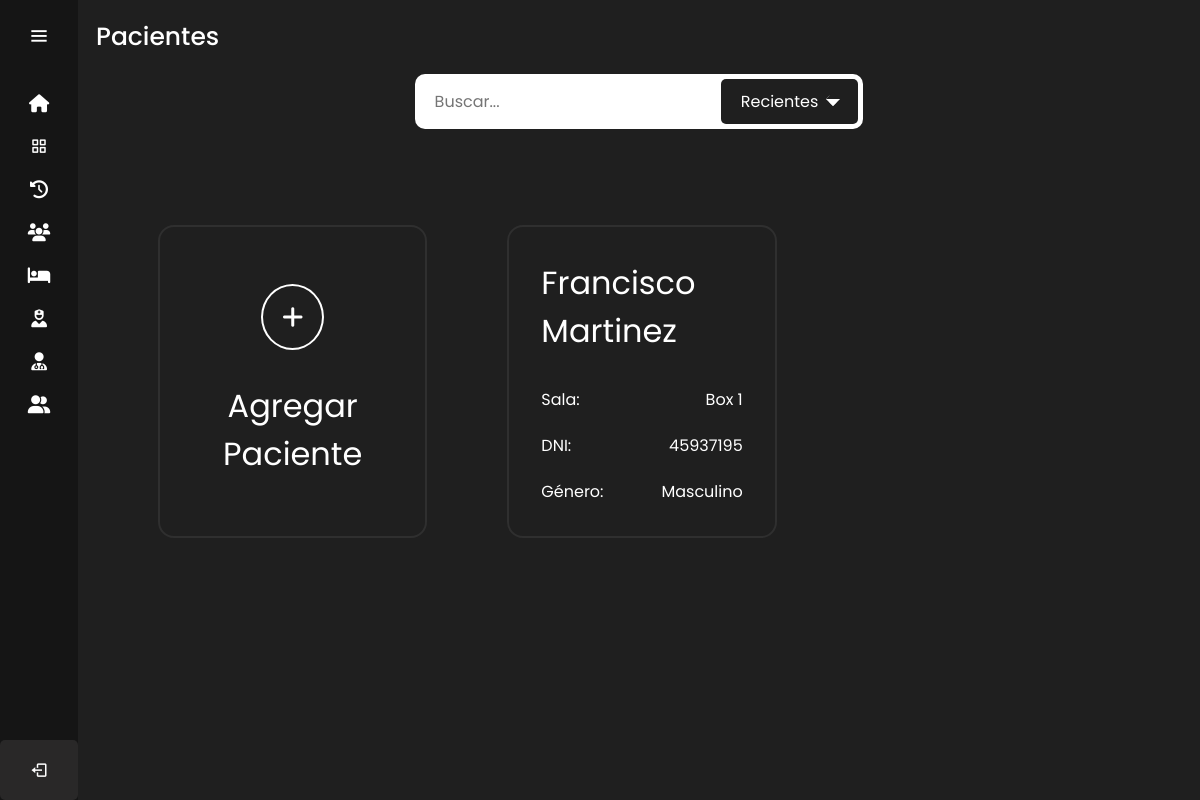
/pacientes/ (signed in), run on the app's committed database.
### sitio/models.py (models this page shows)
class Paciente(models.Model):
    DNI = models.CharField(max_length=8)
    nombre = models.CharField(max_length=255)
    apellido = models.CharField(max_length=255)
    direccion = models.TextField()
    email = models.EmailField()
    obra_social=models.CharField(max_length=30)
    fecha_nacimiento=models.DateField(null=True)
    genero=models.CharField(max_length=12, default='masculino')
    telefono = models.CharField(max_length=12)  # Puedes ajustar el patrón de validación según tu necesidad
    alergia = models.CharField(max_length=255, blank=True, default='No',null=True)
    enfermedad_cronica = models.CharField(max_length=255, blank=True, default='No',null=True)
    tratamiento_medico = models.CharField(max_length=255, blank=True, default='No',null=True)
    enfermedades_o_cirugias = models.TextField(max_length=255, blank=True, default='No',null=True)
    enfermero=models.ForeignKey(Enfermeros,on_delete=models.SET_DEFAULT,null=True , default=None, blank=True)
    internado=models.CharField(max_length=2, default='No')
    sala=models.ForeignKey(Salas,on_delete=models.SET_DEFAULT,null=True , default=None, blank=True)

class Salas(models.Model):
    nombre=models.CharField(max_length=50)
    tipo_sala=models.CharField(max_length=50)

### sitio/views.py (the view)
# urls.py: path('pacientes/', login_required(views.pacientes),name ='paciente'),
@user_passes_test(is_medico_admin_o_enfermero)
def pacientes (request):
    pacientess = Paciente.objects.all()
    return render(request, 'pacientes.html',{'pacientes':pacientess})

### sitio/views.py (called while the page is built)
def is_medico_admin_o_enfermero(user):
    return (
        user.groups.filter(name='Médico').exists() or
        user.groups.filter(name='Enfermero').exists() or
        user.groups.filter(name='ADMIN').exists()
    )

### sitio/templates/pacientes.html (shortened to what this page needs)
{% extends 'layouts/nav.html' %} {% load static %} {% block content %}
<head>
  <link rel="stylesheet" href="{% static '/styles/pacientes_medicos_enfermeros_styles.css' %}" />
  <link
    rel="stylesheet"
    href="https://use.fontawesome.com/releases/v5.15.4/css/all.css"
  />
</head>
<div class="text">Pacientes</div>
<div class="container_filtros_busqueda">
  <div class="filtros_busqueda">
      <form action="#">
          <div class="input_box">
              <input type="text" placeholder="Buscar..." required>
              <div class="selection"><p>Recientes</p><span></span></div>
          </div>
      </form>
  </div>
</div>
<div class="container_pacientes_medicos_enfermeros">
  <a href="/agregar_paciente" class="agregar_paciente_medico_enfermero">
    <div class="icon_agregar_paciente_medico_enfermero"><i class="fa-solid fa-plus"></i></div>
    <div class="title_paciente_medico_enfermero">Agregar Paciente</div>
  </a>
  {% for paciente in pacientes %}
  <a href="{% url 'perfil_paciente' paciente.id %}" class="paciente_medico_enfermero">
      <div class="title_paciente_medico_enfermero">{{ paciente.nombre }} {{ paciente.apellido }}</div>
      <div class="extra_info_paciente_medico_enfermero">
        <div class="flex_info">
          <p>Sala: </p>
          <p>{{ paciente.sala.nombre }}</p>
        </div>
        <div class="flex_info">
          <p>DNI: </p>
          <p>{{ paciente.DNI }}</p>
        </div>
        <div class="flex_info">
          <p>Género: </p>
          <p>{{ paciente.genero }}</p>
        </div>
      </div>
  </a>
  {% endfor %}
</div>
{% endblock %}

### sitio/static/Styles/nav_styles.css (style rules this page uses)
body { position: relative; }
:root { --color-default:#151515; --color-second:#292828; --color-white:#fff; --color-body:#1F1F1F; --color-light:#e0e0e0; --color-text:#fff; }
* { padding: 0%; margin: 0%; box-sizing: border-box; font-family: 'Poppins', sans-serif; }
body { min-height: 100vh; }
.home-section .text { display: inline-block; color:var(--color-text); font-size: 25px; font-weight: 500; margin: 18px; }

### sitio/static/Styles/pacientes_medicos_enfermeros_styles.css (style rules this page uses)
.filtros_busqueda { background-color: #fff; border-radius: 10px; padding: 5px; width: 40%; margin: 0 auto 2em; }
.filtros_busqueda form .input_box { width: 100%; display: flex; align-items: center; position: relative; }
.filtros_busqueda form .input_box input { width: 100%; font-size: 1em; padding: 10px 15px; border: none; outline: none; }
.filtros_busqueda form .selection { background-color: #1f1f1f; padding: 10px 20px; border-radius: 5px; cursor: pointer; display: flex; align-items: center; }
.filtros_busqueda form .selection p { font-size: 1em; color: #fff; }
.filtros_busqueda form .selection span { border-right: 5px solid #fff; border-bottom: 5px solid #fff; border-left: 5px solid #1f1f1f; border-top: 5px solid #1f1f1f; display: inline-block; rotate: 45deg; margin-left: 10px; margin-bottom: 5px; }
.container_pacientes_medicos_enfermeros { display: grid; grid-template-columns: 28% 28% 28%; gap: 5em; padding: 4em 5em; }
.icon_agregar_paciente_medico_enfermero { padding: .8em; border: 2px solid white; border-radius: 100%; font-size: 1.5em; }
.agregar_paciente_medico_enfermero { display: flex; flex-direction: column; align-items: center; justify-content: center; gap: 2em; padding: 2em; color: white; border: 2px solid #2F2F2F; border-radius: 1em; text-decoration: none; text-align: center; }
.paciente_medico_enfermero { display: flex; flex-direction: column; gap: 2em; padding: 2em; color: white; border: 2px solid #2F2F2F; border-radius: 1em; text-decoration: none; }
.title_paciente_medico_enfermero { font-size: 2em; }
.extra_info_paciente_medico_enfermero { display: flex; flex-direction: column; gap: 1.3em; }
.flex_info { display: flex; flex-wrap: wrap; justify-content: space-between; }

### data on the page
Paciente: nombre "Francisco", apellido "Martinez", sala.nombre "Box 1", DNI "45937195", genero "Masculino"
